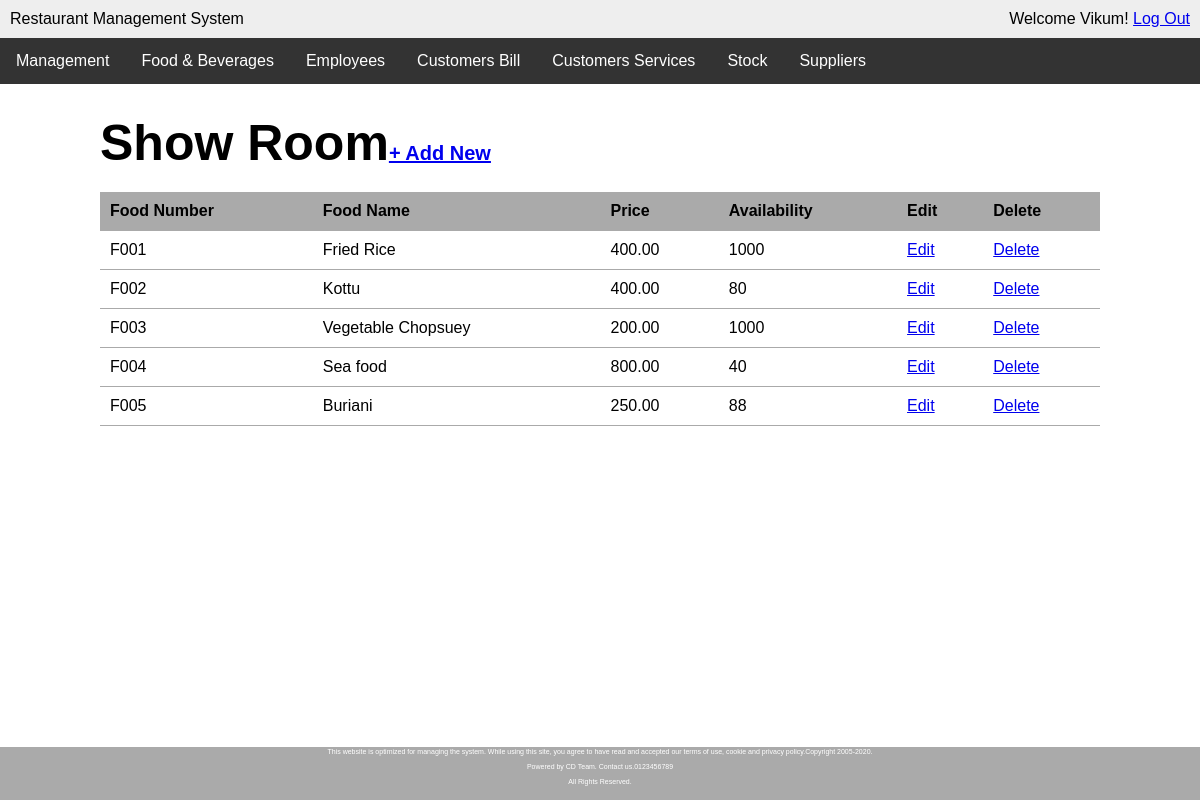
The app's page /foods.php (signed in) with its own data.
### tables this page shows
CREATE TABLE `foodbeverages` (
  `F_NO` varchar(10) NOT NULL,
  `Item` varchar(30) DEFAULT NULL,
  `Price` decimal(10,2) DEFAULT NULL,
  `Availability` int(11) DEFAULT NULL
);

### foods.php (the view, shortened to what this page needs)
<?php require_once('inc/connection.php'); ?>
<?php
	$food_list = '';
	$query = "SELECT * FROM foodbeverages ORDER BY F_NO";
	$foods = mysqli_query($connection, $query);
	while ($food = mysqli_fetch_assoc($foods)) {
		$food_list .= "<tr>";
		$food_list .= "<td>{$food['F_NO']}</td>";
		$food_list .= "<td>{$food['Item']}</td>";
		$food_list .= "<td>{$food['Price']}</td>";
		$food_list .= "<td>{$food['Availability']}</td>";
		$food_list .= "<td><a href=\"modify-foods.php?food_no={$food['F_NO']}\">Edit</a></td>";
		$food_list .= "<td><a href=\"delete-food.php?food_no={$food['F_NO']}\"
						onclick=\"return confirm('Are you sure?');\">Delete</a></td>";
		$food_list .= "</tr>";
	}
 ?>
<!DOCTYPE html>
<html lang="en">
<head>
	<link rel="stylesheet" href="css/main.css">
</head>
<body>
	<div class="wrapper">
  		<header>
		<div class="appname">Restaurant Management System</div>
		<div class="loggedin">Welcome <?php echo $_SESSION['first_name']; ?>! <a href="logout.php">Log Out</a></div>
	</header>
	<div class="navbar">
		  <a href="users.php">Management</a>
		  <div class="dropdown">
		    <button class="dropbtn">Food & Beverages</button>
		  </div>
		  <div class="dropdown">
		    <button class="dropbtn">Employees</button>
		  </div>
		  <a href="final-bill.php">Customers Bill</a>
		  <div class="dropdown">
		    <button class="dropbtn">Customers Services</button>
		  </div>
		  <a href="stock.php">Stock</a>
		  <div class="dropdown">
		    <button class="dropbtn">Suppliers</button>
		  </div>
		</div>
	<main>
		<h1>Show Room<span><a href="add-food.php">+ Add New</a></span></h1>
		<table class="masterlist">
			<tr>
				<th>Food Number</th>
				<th>Food Name</th>
				<th>Price</th>
				<th>Availability</th>
				<th>Edit</th>
				<th>Delete</th>
			</tr>
			<?php echo $food_list; ?>
		</table>
	</main>
	</div>
	<div class="footer">
  		<p class="foot">This website is optimized for managing the system. While using this site, you agree to have read and accepted our terms of use, cookie and privacy policy.Copyright 2005-2020.</p>
  		<p class="foot">Powered by CD Team. Contact us.0123456789</p>
  		<p class="foot">All Rights Reserved.</p>
	</div>
</body>
</html>

### css/main.css (style rules this page uses)
* { margin: 0; }
html, body { height:100%; font-family: Arial, "Helvetica Neue", Helvetica, sans-serif; font-size: 16px; overflow:hidden; }
.wrapper { overflow-y:scroll; height: 93%; }
.footer { position: fixed; background: #aaa; bottom: 0; height: 6%; width: 100%; font-size: 7px; color: white; line-height: 0px; padding-bottom: 0px; padding-top: 5px; }
p { margin-bottom: 15px; }
p.foot { text-align: center; }
button { width: 100%; padding: 5px; -webkit-box-sizing: border-box; -moz-box-sizing: border-box; box-sizing: border-box; }
header { background: #eee; overflow: auto; padding: 10px; }
header .appname { float: left; }
header .loggedin { float: right; }
main { width: 1000px; margin: 30px auto; }
main h1 { margin-bottom: 20px; font-size: 50px; }
main h1 span { font-size: 20px; }
table.masterlist { width: 100%; border-collapse: collapse; }
table.masterlist th { background: #aaa; text-align: left; }
table.masterlist th, table.masterlist td { padding: 10px; border-bottom: 1px solid #aaa; }
.navbar { overflow: hidden; background-color: #333; }
.navbar a { float: left; font-size: 16px; color: white; text-align: center; padding: 14px 16px; text-decoration: none; }
.dropdown { float: left; overflow: hidden; }
.dropdown .dropbtn { font-size: 16px; border: none; outline: none; color: white; padding: 14px 16px; background-color: inherit; font-family: inherit; margin: 0; }

### records on screen
foodbeverages: F_NO "F001", Item "Fried Rice", Price "400.00", Availability "1000"
foodbeverages: F_NO "F002", Item "Kottu", Price "400.00", Availability "80"
foodbeverages: F_NO "F003", Item "Vegetable Chopsuey", Price "200.00", Availability "1000"
foodbeverages: F_NO "F004", Item "Sea food", Price "800.00", Availability "40"
foodbeverages: F_NO "F005", Item "Buriani", Price "250.00", Availability "88"

### other values on screen
$_SESSION['first_name'] "Vikum"
